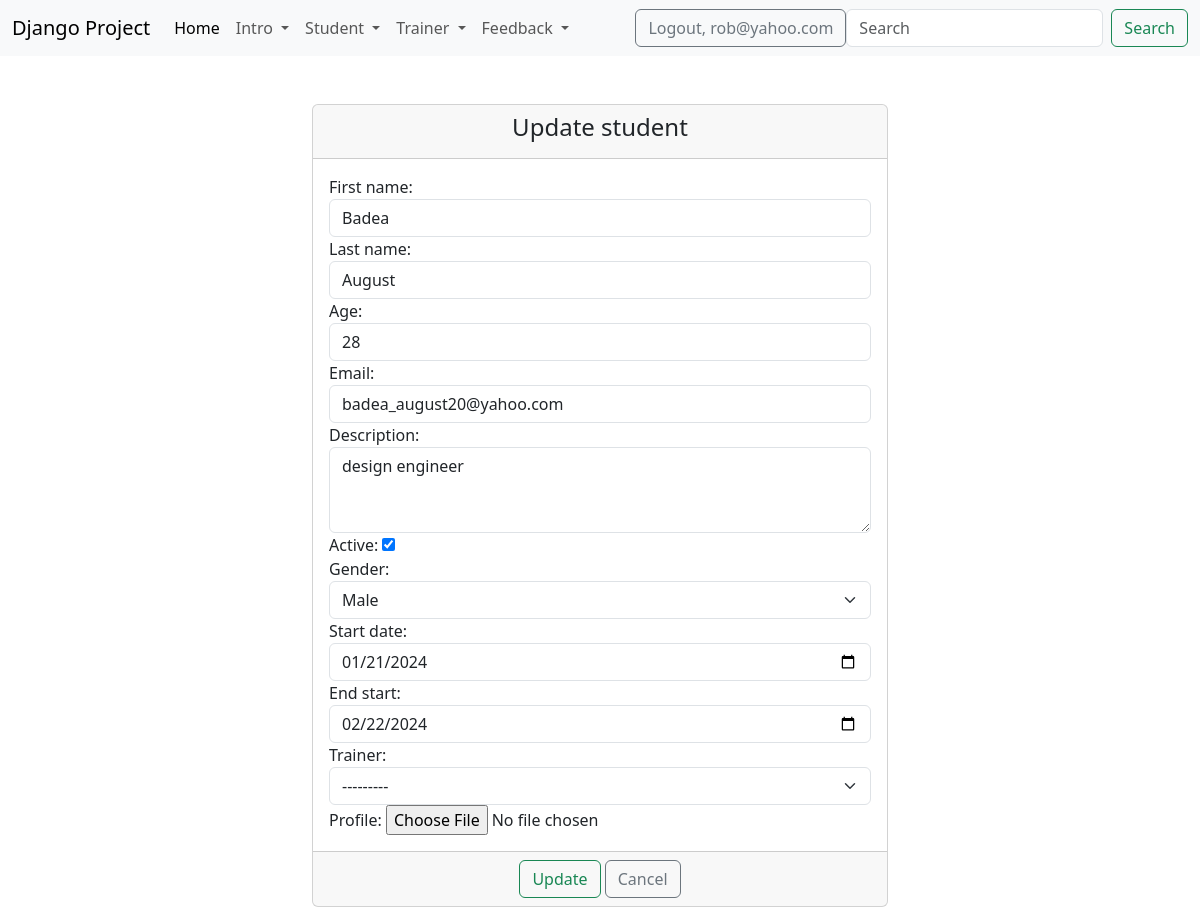
The app's page /update_student/1/ (signed in) with its own data.
### student/models.py (models this page shows)
class Student(models.Model):
    gender_options = (
        ("male", "Male"),
        ("female", "Female")
    )
    first_name = models.CharField(max_length=50)
    last_name = models.CharField(max_length=50)
    age = models.IntegerField()
    email = models.EmailField(max_length=60)
    description = models.TextField(max_length=400)
    active = models.BooleanField(default=True)
    gender = models.CharField(max_length=6, choices=gender_options)
    start_date = models.DateField()
    end_start = models.DateField()
    trainer = models.ForeignKey(Trainer, on_delete=models.CASCADE, null=True)
    profile = models.ImageField(upload_to="students_profile/", null=True)
    created_at = models.DateTimeField(auto_now_add=True)
    updated_at = models.DateTimeField(auto_now=True)
    def __str__(self):
        return f"{self.first_name} {self.last_name}"

### trainer/models.py (models this page shows, shortened)
class Trainer(models.Model):
    department_options = (
        ("frontend", "Frontend"),
        ("backend", "Backend"),
        ("network", "Network"),
    )
    first_name = models.CharField(max_length=20)
    last_name = models.CharField(max_length=20)
    course = models.CharField(max_length=40, blank=True, null=True)
    email = models.EmailField(max_length=40)
    department = models.CharField(max_length=32, choices=department_options)
    active = models.BooleanField(default=True)
    created_at = models.DateTimeField(auto_now_add=True)
    updated_at = models.DateTimeField(auto_now=True)
    image_up = models.ImageField(upload_to="trainers_images/", null=True)
    def __str__(self):
        return f"{self.first_name} {self.last_name}"

### student/views.py (the view)
# urls.py: path("update_student/<int:pk>/", views.StudentUpdateView.as_view(), name="update-student"),
class StudentUpdateView(LoginRequiredMixin, UpdateView):
    template_name = "student/update_student.html"
    model = Student
    form_class = StudentUpdateForm
    success_url = reverse_lazy("list-of-students")

### student/forms.py
class StudentUpdateForm(forms.ModelForm):
    class Meta:
        model = Student
        fields = '__all__'
        widgets = {
            'first_name': forms.TextInput(attrs={'class': 'form-control','placeholder':'Please enter your first name'}),
            'last_name': forms.TextInput(attrs={'class': 'form-control','placeholder':'Please enter your last name'}),
            'age': forms.NumberInput(attrs={'class': 'form-control', 'placeholder': 'Please enter your age'}),
            'email': forms.EmailInput(attrs={'class': 'form-control', 'placeholder': 'Please enter your email'}),
            'description': forms.Textarea(attrs={'class': 'form-control', 'rows': 3, 'placeholder': 'Please enter your description'}),
            'gender': forms.Select(attrs={'class': 'form-select'}),
            'start_date': forms.DateInput(attrs={'class': 'form-control', 'type': 'date'}),
            'end_start': forms.DateInput(attrs={'class': 'form-control', 'type': 'date'}),
            'trainer': forms.Select(attrs={'class': 'form-select'}),
        }

### templates/student/update_student.html (shortened to what this page needs)
{% extends 'base.html' %}
{% block content %}
    <div class="container-fluid">
        <div class="row">
            <div class="col-md-6 offset-md-3">
                <br><br>
                <div class="card">
                    <div class="card-header">
                        <h4 class="text-center">Update student</h4>
                    </div>
                    <form method="POST" enctype="multipart/form-data">
                        <div class="card-body">
                            {{ form }}
                        </div>
                        <div class="card-footer text-center">
                            <button type="submit" class="btn btn-outline-success">Update</button>
                            <a href="{% url 'list-of-students' %}" class="btn btn-outline-secondary">Cancel</a>
                        </div>
                    </form>
                </div>
            </div>
        </div>
    </div>
{% endblock %}

### templates/navbar.html (shortened to what this page needs)
<nav class="navbar navbar-expand-lg bg-body-tertiary">
    <div class="container-fluid">
        <a class="navbar-brand" href="#">Django Project</a>
        <div class="collapse navbar-collapse" id="navbarSupportedContent">
            <ul class="navbar-nav me-auto mb-2 mb-lg-0">
                <li class="nav-item">
                    <a class="nav-link active" aria-current="page" href="{% url "home-page" %}">Home</a>
                </li>
                {% if user.is_authenticated %}
                <li class="nav-item dropdown">
                    <a class="nav-link dropdown-toggle" href="#" role="button" data-bs-toggle="dropdown"
                       aria-expanded="false">
                       Intro
                    </a>
                </li>
                {% if perms.student.add_student or perms.student.view_list_of_students or perms.student.view_historystudent %}
                    <li class="nav-item dropdown">
                        <a class="nav-link dropdown-toggle" href="#" role="button" data-bs-toggle="dropdown"
                           aria-expanded="false">
                           Student
                        </a>
                    </li>
                {% endif %}
                <li class="nav-item dropdown">
                    <a class="nav-link dropdown-toggle" href="#" role="button" data-bs-toggle="dropdown"
                       aria-expanded="false">
                       Trainer
                    </a>
                </li>
                <li class="nav-item dropdown">
                    <a class="nav-link dropdown-toggle" href="#" role="button" data-bs-toggle="dropdown"
                        aria-expanded="false">
                        Feedback
                    </a>
                </li>
                {% endif %}
            </ul>
            {% if user.is_authenticated %}
                <form method="post" action="{% url 'logout' %}">
                     <button type="submit" class="btn btn-outline-secondary">Logout, {{ user.username }}</button>
                </form>
            {% else %}
                <div>
                    <a href="{% url "login" %}" class="btn btn-outline-success">Login</a>
                    <a href="{% url "sign-up" %}" class="btn btn-outline-secondary">Sign up</a>
                </div>
            {% endif %}
            <form class="d-flex" role="search">
                <input class="form-control me-2" type="search" placeholder="Search" aria-label="Search">
                <button class="btn btn-outline-success" type="submit">Search</button>
            </form>
        </div>
    </div>
</nav>

### records on screen
Student: first_name "Badea", last_name "August", age "28", email "badea_august20@yahoo.com", description "design engineer", active "☑", gender "Male", start_date "01/21/2024", end_start "02/22/2024", trainer "---------"

### other values on screen
{{ user.username }} "rob@yahoo.com"
